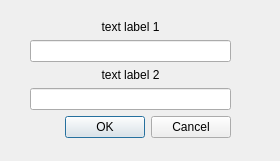
<?xml version="1.0" encoding="UTF-8"?>
<ui version="4.0">
 <class>DialogTwoTexts</class>
 <widget class="QDialog" name="DialogTwoTexts">
  <property name="geometry">
   <rect>
    <x>0</x>
    <y>0</y>
    <width>280</width>
    <height>161</height>
   </rect>
  </property>
  <property name="windowTitle">
   <string>Dialog</string>
  </property>
  <widget class="QWidget" name="verticalLayoutWidget">
   <property name="geometry">
    <rect>
     <x>30</x>
     <y>20</y>
     <width>201</width>
     <height>121</height>
    </rect>
   </property>
   <layout class="QVBoxLayout" name="verticalLayout">
    <item>
     <widget class="QLabel" name="label">
      <property name="text">
       <string>text label 1</string>
      </property>
      <property name="alignment">
       <set>Qt::AlignCenter</set>
      </property>
     </widget>
    </item>
    <item>
     <widget class="QLineEdit" name="lineEdit">
      <property name="echoMode">
       <enum>QLineEdit::Normal</enum>
      </property>
     </widget>
    </item>
    <item>
     <widget class="QLabel" name="label_2">
      <property name="text">
       <string>text label 2</string>
      </property>
      <property name="alignment">
       <set>Qt::AlignCenter</set>
      </property>
     </widget>
    </item>
    <item>
     <widget class="QLineEdit" name="lineEdit_2">
      <property name="echoMode">
       <enum>QLineEdit::Normal</enum>
      </property>
     </widget>
    </item>
    <item>
     <widget class="QDialogButtonBox" name="buttonBox">
      <property name="orientation">
       <enum>Qt::Horizontal</enum>
      </property>
      <property name="standardButtons">
       <set>QDialogButtonBox::Cancel|QDialogButtonBox::Ok</set>
      </property>
     </widget>
    </item>
    <item>
     <spacer name="verticalSpacer_2">
      <property name="orientation">
       <enum>Qt::Vertical</enum>
      </property>
      <property name="sizeHint" stdset="0">
       <size>
        <width>20</width>
        <height>40</height>
       </size>
      </property>
     </spacer>
    </item>
   </layout>
  </widget>
 </widget>
 <resources/>
 <connections/>
</ui>
